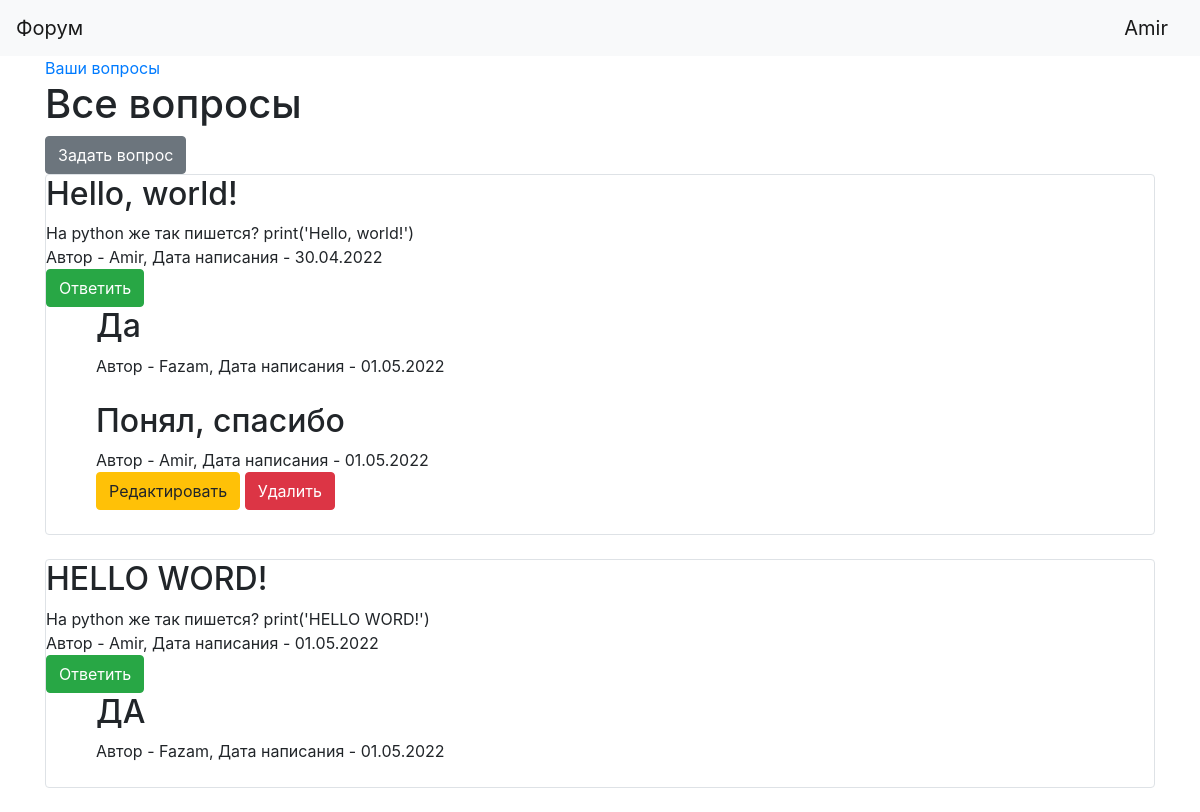
The app's page /all_questions (signed in) with its own data.
### data/user.py (models this page shows, shortened)
class User(SqlAlchemyBase, UserMixin):
    __tablename__ = 'users'
    id = sqlalchemy.Column(sqlalchemy.Integer,
                           primary_key=True, autoincrement=True)
    name = sqlalchemy.Column(sqlalchemy.String, nullable=True)
    about = sqlalchemy.Column(sqlalchemy.String, nullable=True)
    email = sqlalchemy.Column(sqlalchemy.String,
                              index=True, unique=True, nullable=True)
    hashed_password = sqlalchemy.Column(sqlalchemy.String, nullable=True)
    created_date = sqlalchemy.Column(sqlalchemy.String,
                                     default=datetime.datetime.now().strftime('%d.%m.%Y'))
    questions = orm.relation("Question", back_populates='user')
    answers = orm.relation("Answer", back_populates='user')

### data/question.py (models this page shows)
class Question(SqlAlchemyBase):
    __tablename__ = 'questions'
    id = sqlalchemy.Column(sqlalchemy.Integer,
                           primary_key=True, autoincrement=True)
    title = sqlalchemy.Column(sqlalchemy.String, nullable=True)
    content = sqlalchemy.Column(sqlalchemy.String, nullable=True)
    created_date = sqlalchemy.Column(sqlalchemy.String,
                                     default=datetime.datetime.now().strftime('%d.%m.%Y'))
    user_id = sqlalchemy.Column(sqlalchemy.Integer,
                                sqlalchemy.ForeignKey("users.id"))
    user = orm.relation('User')

### data/answer.py (models this page shows)
class Answer(SqlAlchemyBase):
    __tablename__ = 'answers'
    id = sqlalchemy.Column(sqlalchemy.Integer,
                           primary_key=True, autoincrement=True)
    content = sqlalchemy.Column(sqlalchemy.String, nullable=True)
    created_date = sqlalchemy.Column(sqlalchemy.String,
                                     default=datetime.datetime.now().strftime('%d.%m.%Y'))
    question_id = sqlalchemy.Column(sqlalchemy.Integer, sqlalchemy.ForeignKey("questions.id"))
    user_id = sqlalchemy.Column(sqlalchemy.Integer,
                                sqlalchemy.ForeignKey("users.id"))
    user = orm.relation('User')

### main.py (the view)
@app.route('/all_questions')
def all_questions():
    db_sess = db_session.create_session()
    questions = db_sess.query(Question)
    answers = []
    for question in questions:
        answer = db_sess.query(Answer).filter(Answer.question_id == question.id)
        answers.append(answer)
    return render_template('all_questions.html', question=questions,
                           current_user=current_user, answers=answers,
                           title='Все вопросы')

### data/db_session.py (called while the page is built)
def create_session() -> Session:
    global __factory
    return __factory()

### main.py (called while the page is built)
@login_manager.user_loader
def load_user(user_id):
    db_sess = db_session.create_session()
    return db_sess.query(User).get(user_id)

### templates/all_questions.html
{% extends "base.html" %}
{% block content %}
<a href="/">Ваши вопросы</a>
<h1>Все вопросы</h1>
{% if current_user.is_authenticated %}
    <a href="question" class="btn btn-secondary">Задать вопрос</a>
{% endif %}
{% for item in question%}
<div class="col-md6 border rounded">
    <h2>{{item.title}}</h2>
    <div>
        {{item.content}}
    </div>
    <div>
        Автор - {{item.user.name}}, Дата написания - {{item.created_date}}
    </div>
    {% if current_user.is_authenticated %}
        <div>
            <a href="/new_answer/{{ item.id }}" class="btn btn-success">
                Ответить
            </a>
        </div>
    {% endif %}
    {% set loop_index = loop.index0 %}
    {% for answer in answers[loop_index] %}
    <div style="padding-left:50px">
        <h2>{{answer.content}}</h2>
        <div>
            Автор - {{answer.user.name}}, Дата написания - {{answer.created_date}}
        </div>
        {% if current_user.is_authenticated and current_user == answer.user %}
            <div>
                <a href="/answer/{{ answer.id }}" class="btn btn-warning">
                    Редактировать
                </a>
                <a href="/answer_delete/{{ answer.id }}" class="btn btn-danger">
                    Удалить
                </a>
            </div>
        {% endif %}
    </div><br>
    {% endfor %}
</div><br>
{% endfor %}
{% endblock %}

### templates/base.html (shortened to what this page needs)
<!doctype html>
<html lang="en">
<head>
    <link rel="stylesheet"
          href="https://stackpath.bootstrapcdn.com/bootstrap/4.4.1/css/bootstrap.min.css"
>
</head>
<body>
<header>
    <nav class="navbar navbar-light bg-light">
        <a class="navbar-brand" href="#">Форум</a>
        {% if current_user.is_authenticated %}
            <a class="navbar-brand" href="/logout">{{ current_user.name }}</a>
        {% else %}
            <p>
                <a class="btn btn-primary " href="/register">Зарегистрироваться</a>
                <a class="btn btn-success" href="/login">Войти</a>
            </p>
        {% endif %}
    </nav>
</header>
<main role="main" class="container">
    {% block content %}{% endblock %}
</main>
</body>
</html>

### records on screen
User: name "Amir"
Question: title "Hello, world!", content "На python же так пишется? print('Hello, world!')", user.name "Amir", created_date "30.04.2022"
Answer: content "Да", user.name "Fazam", created_date "01.05.2022"
Answer: content "Понял, спасибо", user.name "Amir", created_date "01.05.2022"
Question: title "HELLO WORD!", content "На python же так пишется? print('HELLO WORD!')", user.name "Amir", created_date "01.05.2022"
Answer: content "ДА", user.name "Fazam", created_date "01.05.2022"
